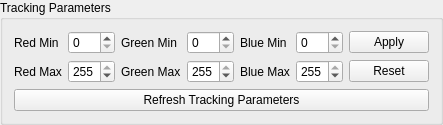
         <widget class="QGroupBox" name="trackingParametersGroupBox">
          <property name="title">
           <string>Tracking Parameters</string>
          </property>
          <layout class="QGridLayout" name="trackingParametersLayout">
           <item row="0" column="0">
            <widget class="QLabel" name="redMinLabel">
             <property name="text">
              <string>Red Min</string>
             </property>
            </widget>
           </item>
           <item row="0" column="1">
            <widget class="QSpinBox" name="redMinSpinBox">
             <property name="accelerated">
              <bool>true</bool>
             </property>
             <property name="maximum">
              <number>255</number>
             </property>
             <property name="value">
              <number>0</number>
             </property>
            </widget>
           </item>
           <item row="1" column="0">
            <widget class="QLabel" name="redMaxLabel">
             <property name="text">
              <string>Red Max</string>
             </property>
            </widget>
           </item>
           <item row="1" column="1">
            <widget class="QSpinBox" name="redMaxSpinBox">
             <property name="accelerated">
              <bool>true</bool>
             </property>
             <property name="maximum">
              <number>255</number>
             </property>
             <property name="value">
              <number>255</number>
             </property>
            </widget>
           </item>
           <item row="0" column="2">
            <widget class="QLabel" name="greenMinLabel">
             <property name="text">
              <string>Green Min</string>
             </property>
            </widget>
           </item>
           <item row="1" column="2">
            <widget class="QLabel" name="greenMaxLabel">
             <property name="text">
              <string>Green Max</string>
             </property>
            </widget>
           </item>
           <item row="0" column="3">
            <widget class="QSpinBox" name="greenMinSpinBox">
             <property name="accelerated">
              <bool>true</bool>
             </property>
             <property name="maximum">
              <number>255</number>
             </property>
             <property name="value">
              <number>0</number>
             </property>
            </widget>
           </item>
           <item row="1" column="3">
            <widget class="QSpinBox" name="greenMaxSpinBox">
             <property name="accelerated">
              <bool>true</bool>
             </property>
             <property name="maximum">
              <number>255</number>
             </property>
             <property name="value">
              <number>255</number>
             </property>
            </widget>
           </item>
           <item row="0" column="4">
            <widget class="QLabel" name="blueMinLabel">
             <property name="text">
              <string>Blue Min</string>
             </property>
            </widget>
           </item>
           <item row="1" column="4">
            <widget class="QLabel" name="blueMaxLabel">
             <property name="text">
              <string>Blue Max</string>
             </property>
            </widget>
           </item>
           <item row="0" column="5">
            <widget class="QSpinBox" name="blueMinSpinBox">
             <property name="accelerated">
              <bool>true</bool>
             </property>
             <property name="maximum">
              <number>255</number>
             </property>
             <property name="value">
              <number>0</number>
             </property>
            </widget>
           </item>
           <item row="1" column="5">
            <widget class="QSpinBox" name="blueMaxSpinBox">
             <property name="accelerated">
              <bool>true</bool>
             </property>
             <property name="maximum">
              <number>255</number>
             </property>
             <property name="value">
              <number>255</number>
             </property>
            </widget>
           </item>
           <item row="0" column="6">
            <widget class="QPushButton" name="tpApplyPushButton">
             <property name="text">
              <string>Apply</string>
             </property>
            </widget>
           </item>
           <item row="1" column="6">
            <widget class="QPushButton" name="tpResetPushButton">
             <property name="text">
              <string>Reset</string>
             </property>
            </widget>
           </item>
           <item row="2" column="0" colspan="7">
            <widget class="QPushButton" name="tpRefreshPushButton">
             <property name="text">
              <string>Refresh Tracking Parameters</string>
             </property>
            </widget>
           </item>
          </layout>
         </widget>
